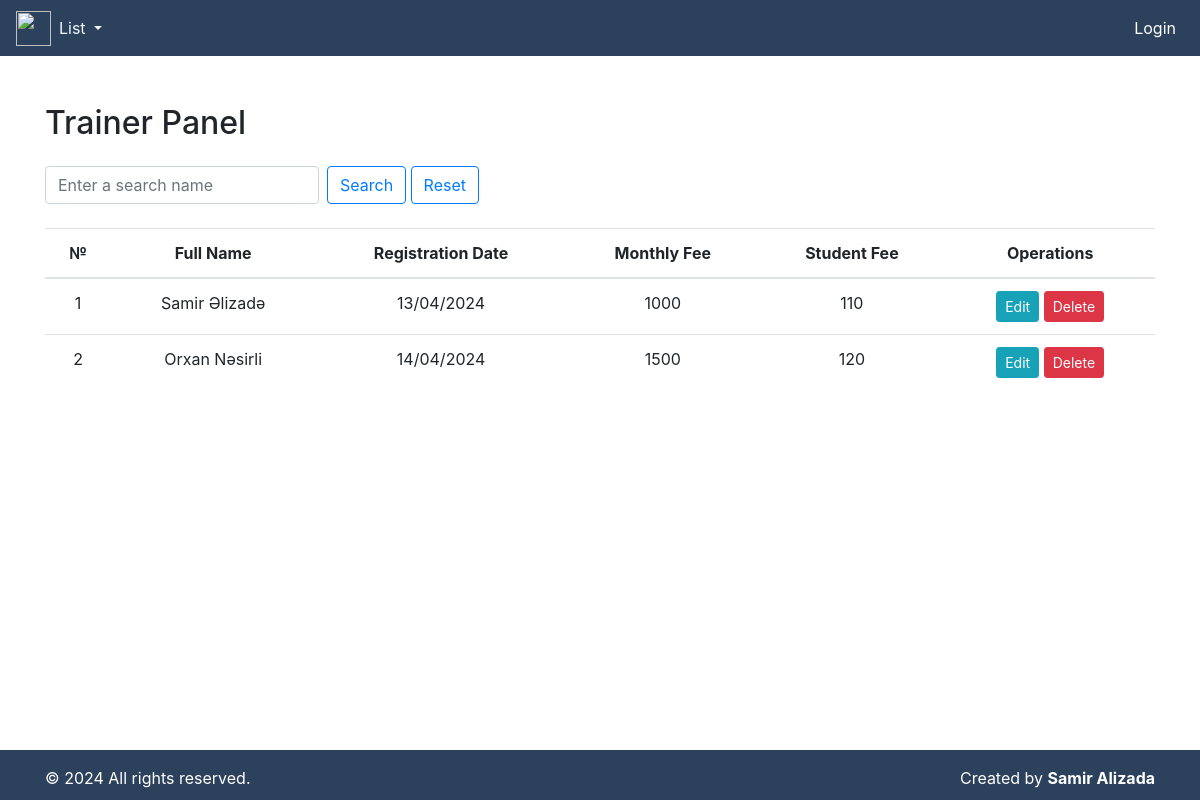
Page /trainer-panel/ on the earlier database version.
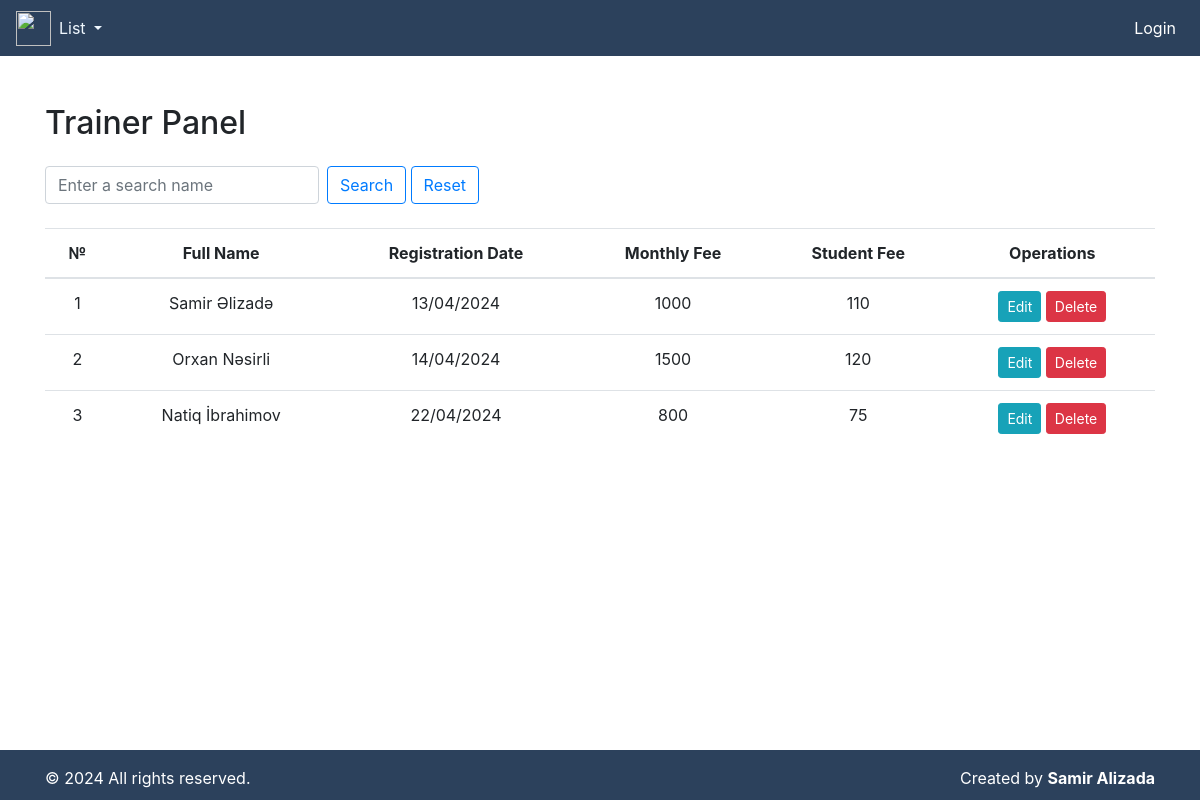
Same page on the later database version.
### fitness/models.py (models this page shows, shortened)
class Trainer(models.Model):
    full_name = models.CharField(max_length=100)
    registration_date = models.DateField(default=timezone.now)
    monthly_fee = models.IntegerField()
    student_fee = models.IntegerField()

### fitness/views.py (the view)
# urls.py: path('trainer-panel/', trainer_panel, name='trainer_panel'),
def trainer_panel(request):
    trainers = Trainer.objects.all()
    query = request.GET.get('q')
    if query:
        trainers = trainers.filter(full_name__icontains=query)
    return render(request, 'trainer_panel.html', {'trainers': trainers})

### templates/trainer_panel.html (shortened to what this page needs)
{% include "index.html" %}
{% block content %}
<div class="container mt-5">
    <h2 class="mb-4">Trainer Panel</h2>
    <form method="GET" class="mb-3">
        <div class="form-inline mb-4">
            <input type="text" name="q" class="form-control mr-sm-2" placeholder="Enter a search name">
            <button class="btn btn-outline-primary my-2 my-sm-0" type="submit">Search</button>
            <a href="{% url 'trainer_list' %}"><button class="btn btn-outline-primary my-2 my-sm-0" type="submit">Reset</button>
            </a>
        </div>
    </form>
    <table class="table text-center">
        <thead>
            <tr>
                <th scope="col">№</th>
                <th scope="col">Full Name</th>
                <th scope="col">Registration Date</th>
                <th scope="col">Monthly Fee</th>
                <th scope="col">Student Fee</th>
                <th scope="col">Operations</th>
            </tr>
        </thead>
        <tbody>
            {% for trainer in trainers %}
            <tr>
                <td>{{ forloop.counter }}</td>
                <td>{{ trainer.full_name }}</td>
                <td>{{ trainer.registration_date|date:"d/m/Y" }}</td>
                <td>{{ trainer.monthly_fee }}</td>
                <td>{{ trainer.student_fee }}</td>
                <td>
                    <a href="{% url 'update_trainer' trainer.pk %}" class="btn btn-sm btn-info">Edit</a>
                    <a href="{% url 'delete_trainer' trainer.pk %}" class="btn btn-sm btn-danger" onclick="return confirm('Are you sure you want to delete this trainer?')">Delete</a>
                </td>
            </tr>
            {% endfor %}
        </tbody>
    </table>
</div>
{% endblock content %}

Differences in the rows shown:
added Trainer: full_name "Natiq İbrahimov", registration_date "22/04/2024", monthly_fee "800", student_fee "75"
